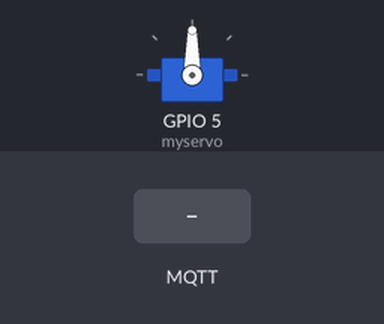
Recording of a sketch running on a simulated ESP8266 (NodeMCU). On the bench: servo. The inputs (shaded band) are chosen by the test bench. WiFi joins after 1.5 s; servers stay silent unless stated; no MQTT or app messages arrive unless stated; what the sketch prints to the serial monitor is not drawn.

Above: at 3.7 s.
3.8 s: MQTT message "LED ON" arrives on the first subscribed topic
At 3.95 s:
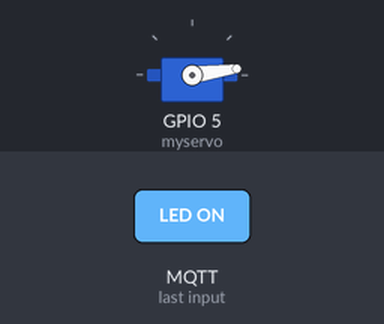
At 6.8 s:
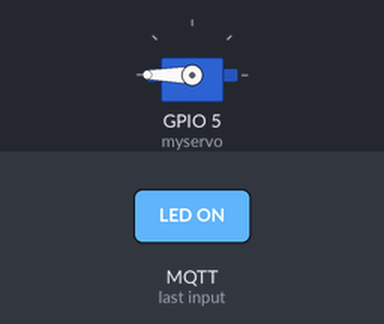
Timing chart, 0 to 8.3 s (numbered marks = the images above; inputs shaded):
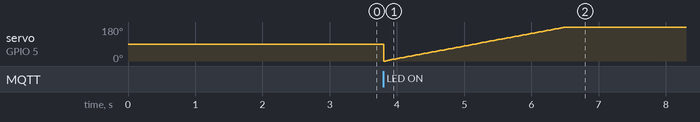

The sketch:

Push_motor.ino
```cpp
#include <Servo.h>
#include <ESP8266WiFi.h>
#include <PubSubClient.h>

const char* ssid = "SK_WiFiGIGA2890";
const char* password = "2011084109";
const char* mqtt_server = "192.168.34.51";
const char* inTopic = "bfagr34awet3";
const char* outTopic = "mfc309m9h6";
const char* clientName = "";
char mac[20];
String sMac;
int pos;
Servo myservo;

WiFiClient espClient;
PubSubClient client(espClient);

void callback(char* topic, byte* payload, unsigned int length) {

  Serial.print("Message arrived in topic: ");
  Serial.println(topic);
  Serial.print("Message:");
  String messageRelay;
  for (int i = 0; i < length; i++)
  {

    messageRelay += (char)payload[i];
    if(messageRelay=="LED ON"){
      for (pos = 0; pos <= 180; pos += 1)
      {
      myservo.write(pos);
      delay(15);
      }
      Serial.println("불을 켭니다");
   }
  }
  Serial.println("-----------------------");
}

void connectMqtt() {
  Serial.println("Connecting to MQTT...");
  client.setServer(mqtt_server,1883);
  client.setCallback(callback);

  while (!client.connected()) {
    if (!client.connect(clientName)) {
      Serial.print("MQTT connection failed:");
      Serial.print(client.state());
      Serial.println("Retrying...");
      delay(5000);
    }
  }

  Serial.println("MQTT connected");
  Serial.println("");
}

void setup_wifi() {
  // We start by connecting to a WiFi network
  Serial.println();
  Serial.print("Connecting to ");
  Serial.println(ssid);

  WiFi.begin(ssid, password);

  while (WiFi.status() != WL_CONNECTED) {
    delay(500);
    Serial.print(".");
  }

  Serial.println("");
  Serial.println("WiFi connected");
  Serial.println("IP address: ");
  Serial.println(WiFi.localIP());
}

void setup() {
  Serial.begin(9600);
  myservo.attach(5);
  delay(1000);

  setup_wifi();
  connectMqtt();

  uint8_t macH[6]="";
  WiFi.macAddress(macH);
  sprintf(mac,"%02x%02x%02x%02x%02x%02x%c",macH[5], macH[4], macH[3], macH[2], macH[1], macH[0],0);
  sMac=mac;
  clientName=mac;
  Serial.println(mac);
}

void loop() {
  client.loop();
  client.subscribe("mfc309m9h6");
}
```
